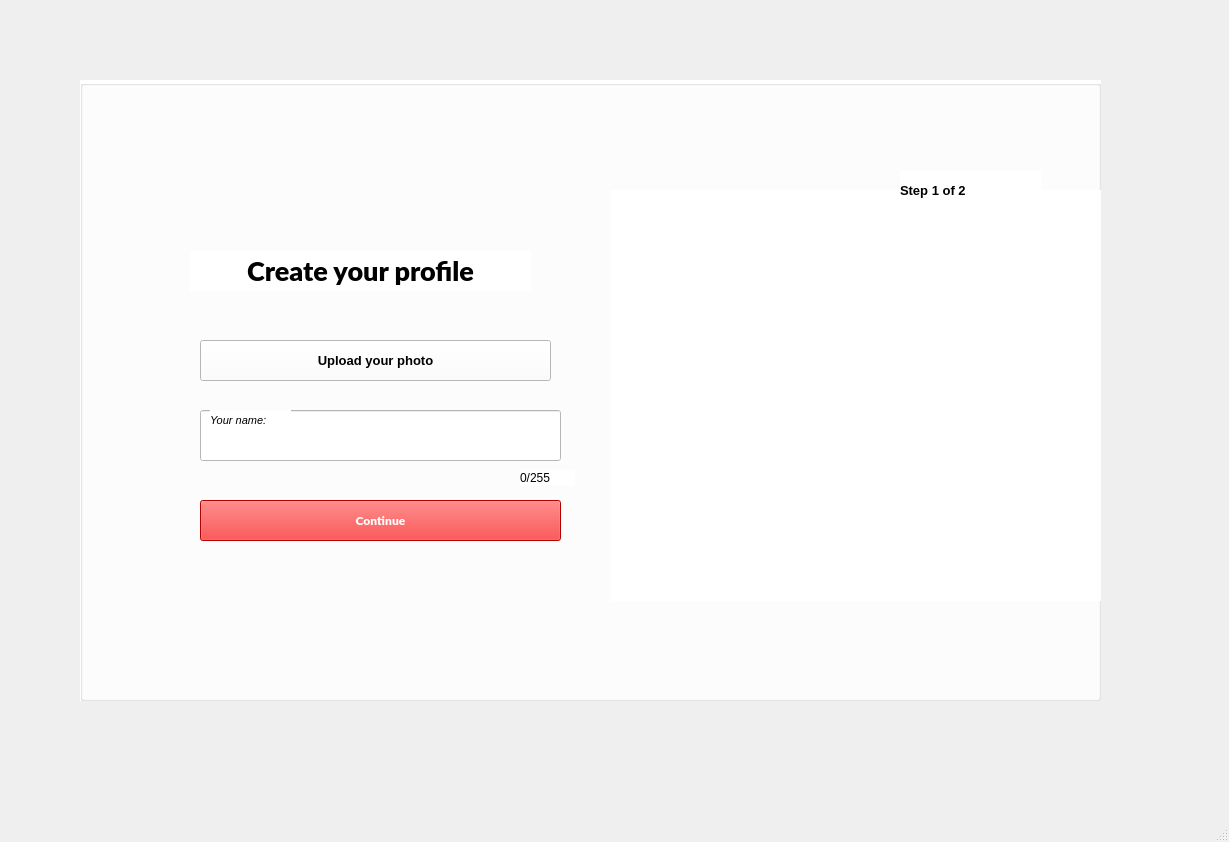
<?xml version="1.0" encoding="UTF-8"?>
<ui version="4.0">
 <class>MainWindow</class>
 <widget class="QMainWindow" name="MainWindow">
  <property name="geometry">
   <rect>
    <x>0</x>
    <y>0</y>
    <width>1229</width>
    <height>842</height>
   </rect>
  </property>
  <property name="sizePolicy">
   <sizepolicy hsizetype="Fixed" vsizetype="Fixed">
    <horstretch>50</horstretch>
    <verstretch>0</verstretch>
   </sizepolicy>
  </property>
  <property name="windowTitle">
   <string>MainWindow</string>
  </property>
  <widget class="QWidget" name="centralwidget">
   <widget class="QGroupBox" name="groupBox">
    <property name="geometry">
     <rect>
      <x>80</x>
      <y>80</y>
      <width>1021</width>
      <height>621</height>
     </rect>
    </property>
    <property name="font">
     <font>
      <family>Rockwell</family>
      <pointsize>14</pointsize>
      <weight>75</weight>
      <bold>true</bold>
     </font>
    </property>
    <property name="styleSheet">
     <string notr="true">background-color: rgb(255, 255, 255);</string>
    </property>
    <property name="title">
     <string/>
    </property>
    <property name="alignment">
     <set>Qt::AlignCenter</set>
    </property>
    <widget class="QPushButton" name="pushButtonLogin">
     <property name="geometry">
      <rect>
       <x>120</x>
       <y>420</y>
       <width>361</width>
       <height>41</height>
      </rect>
     </property>
     <property name="font">
      <font>
       <family>Lato Black</family>
       <weight>75</weight>
       <bold>true</bold>
      </font>
     </property>
     <property name="styleSheet">
      <string notr="true">background-color: rgb(0, 170, 255);
background-color: rgb(255, 0, 0);
color: rgb(255, 255, 255);</string>
     </property>
     <property name="text">
      <string>Continue</string>
     </property>
     <property name="icon">
      <iconset>
       <normaloff>../../../Downloads/6372974_account_avatar_log in_login_register_icon.png</normaloff>../../../Downloads/6372974_account_avatar_log in_login_register_icon.png</iconset>
     </property>
    </widget>
    <widget class="QLabel" name="label">
     <property name="geometry">
      <rect>
       <x>110</x>
       <y>170</y>
       <width>341</width>
       <height>41</height>
      </rect>
     </property>
     <property name="font">
      <font>
       <family>Lato Black</family>
       <pointsize>20</pointsize>
       <weight>75</weight>
       <bold>true</bold>
      </font>
     </property>
     <property name="styleSheet">
      <string notr="true"/>
     </property>
     <property name="text">
      <string>Create your profile</string>
     </property>
     <property name="alignment">
      <set>Qt::AlignCenter</set>
     </property>
    </widget>
    <widget class="QLabel" name="label_5">
     <property name="geometry">
      <rect>
       <x>530</x>
       <y>110</y>
       <width>491</width>
       <height>411</height>
      </rect>
     </property>
     <property name="font">
      <font>
       <weight>75</weight>
       <bold>true</bold>
      </font>
     </property>
     <property name="styleSheet">
      <string notr="true"/>
     </property>
     <property name="text">
      <string/>
     </property>
     <property name="pixmap">
      <pixmap>../../../ADMIN/Downloads/54861b4d51699454df92b8c44c44d64f.png</pixmap>
     </property>
     <property name="scaledContents">
      <bool>true</bool>
     </property>
    </widget>
    <widget class="QPushButton" name="pushButton_3">
     <property name="geometry">
      <rect>
       <x>120</x>
       <y>260</y>
       <width>351</width>
       <height>41</height>
      </rect>
     </property>
     <property name="font">
      <font>
       <pointsize>10</pointsize>
       <weight>75</weight>
       <bold>true</bold>
      </font>
     </property>
     <property name="text">
      <string>Upload your photo</string>
     </property>
     <property name="icon">
      <iconset>
       <normaloff>../../../ADMIN/Downloads/134229_cloud_guardar_save_store_up_icon.png</normaloff>../../../ADMIN/Downloads/134229_cloud_guardar_save_store_up_icon.png</iconset>
     </property>
    </widget>
    <widget class="QLabel" name="label_2">
     <property name="geometry">
      <rect>
       <x>130</x>
       <y>330</y>
       <width>81</width>
       <height>20</height>
      </rect>
     </property>
     <property name="font">
      <font>
       <pointsize>8</pointsize>
       <italic>true</italic>
       <strikeout>false</strikeout>
       <kerning>true</kerning>
      </font>
     </property>
     <property name="text">
      <string>Your name:</string>
     </property>
    </widget>
    <widget class="QLineEdit" name="lineEditUsername_3">
     <property name="geometry">
      <rect>
       <x>120</x>
       <y>330</y>
       <width>361</width>
       <height>51</height>
      </rect>
     </property>
     <property name="focusPolicy">
      <enum>Qt::ClickFocus</enum>
     </property>
     <property name="styleSheet">
      <string notr="true">background-color: rgb(255, 255, 255);
color: rgb(0, 0, 255);</string>
     </property>
     <property name="text">
      <string/>
     </property>
     <property name="placeholderText">
      <string extracomment="Enter your personal or work email..."/>
     </property>
    </widget>
    <widget class="QLabel" name="label_4">
     <property name="geometry">
      <rect>
       <x>440</x>
       <y>390</y>
       <width>55</width>
       <height>16</height>
      </rect>
     </property>
     <property name="text">
      <string>0/255</string>
     </property>
    </widget>
    <widget class="QLabel" name="label_12">
     <property name="geometry">
      <rect>
       <x>820</x>
       <y>90</y>
       <width>141</width>
       <height>41</height>
      </rect>
     </property>
     <property name="font">
      <font>
       <pointsize>10</pointsize>
       <weight>75</weight>
       <bold>true</bold>
      </font>
     </property>
     <property name="text">
      <string>Step 1 of 2</string>
     </property>
    </widget>
    <zorder>lineEditUsername_3</zorder>
    <zorder>pushButtonLogin</zorder>
    <zorder>label</zorder>
    <zorder>label_5</zorder>
    <zorder>pushButton_3</zorder>
    <zorder>label_2</zorder>
    <zorder>label_4</zorder>
    <zorder>label_12</zorder>
   </widget>
  </widget>
  <widget class="QMenuBar" name="menubar">
   <property name="geometry">
    <rect>
     <x>0</x>
     <y>0</y>
     <width>1229</width>
     <height>26</height>
    </rect>
   </property>
  </widget>
  <widget class="QStatusBar" name="statusbar"/>
 </widget>
 <resources/>
 <connections/>
 <designerdata>
  <property name="gridDeltaX">
   <number>10</number>
  </property>
  <property name="gridDeltaY">
   <number>10</number>
  </property>
  <property name="gridSnapX">
   <bool>true</bool>
  </property>
  <property name="gridSnapY">
   <bool>true</bool>
  </property>
  <property name="gridVisible">
   <bool>true</bool>
  </property>
 </designerdata>
</ui>
